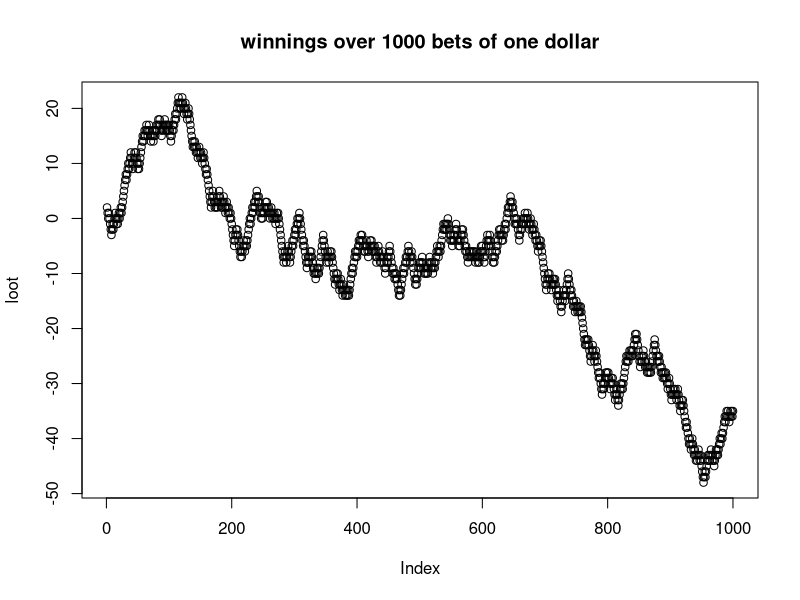
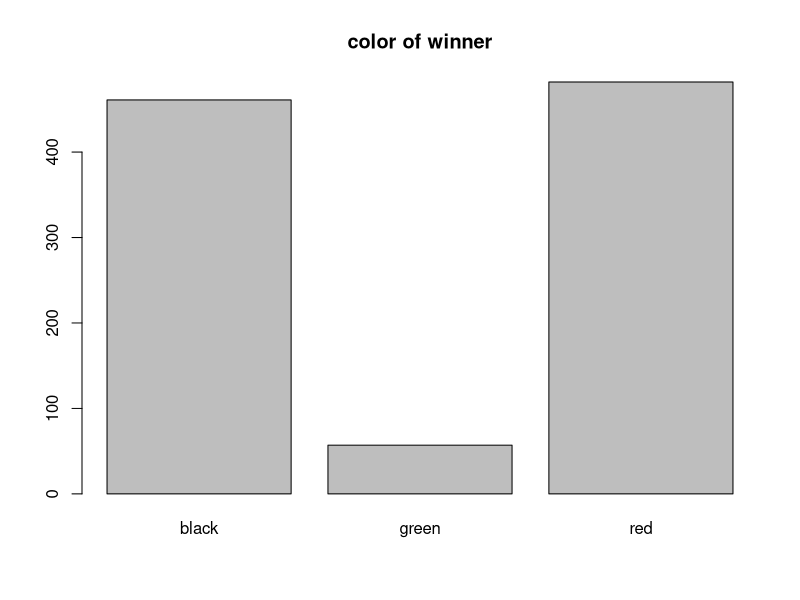

Recreate these plots in R, in order.
## ---- chunk 1
Roulette <- data.frame(1:38)
Roulette$number[1] <- '0'
Roulette$color[1] <- 'green'
Roulette$number[2] <- '00'
Roulette$color[2] <- 'green'
for (i in 3:38){
  Roulette$number[i] <- i-2
  if (i%%2==0){
    Roulette$color[i] <- 'black'
  } else {
    Roulette$color[i] <- 'red'
  }
}
## ---- chunk 2
games <- sample(Roulette$color, 1000, replace=TRUE, prob=NULL)
loot <-1:1000;
win <-1;
for (i in 1:1000){
  if (games[i] == 'red'){
    win = win + 1;
  } else {
    win = win -1
  }
  loot[i] <- win
}
plot(loot, main='winnings over 1000 bets of one dollar')
## ---- chunk 3
barplot(table(games), main='color of winner')
